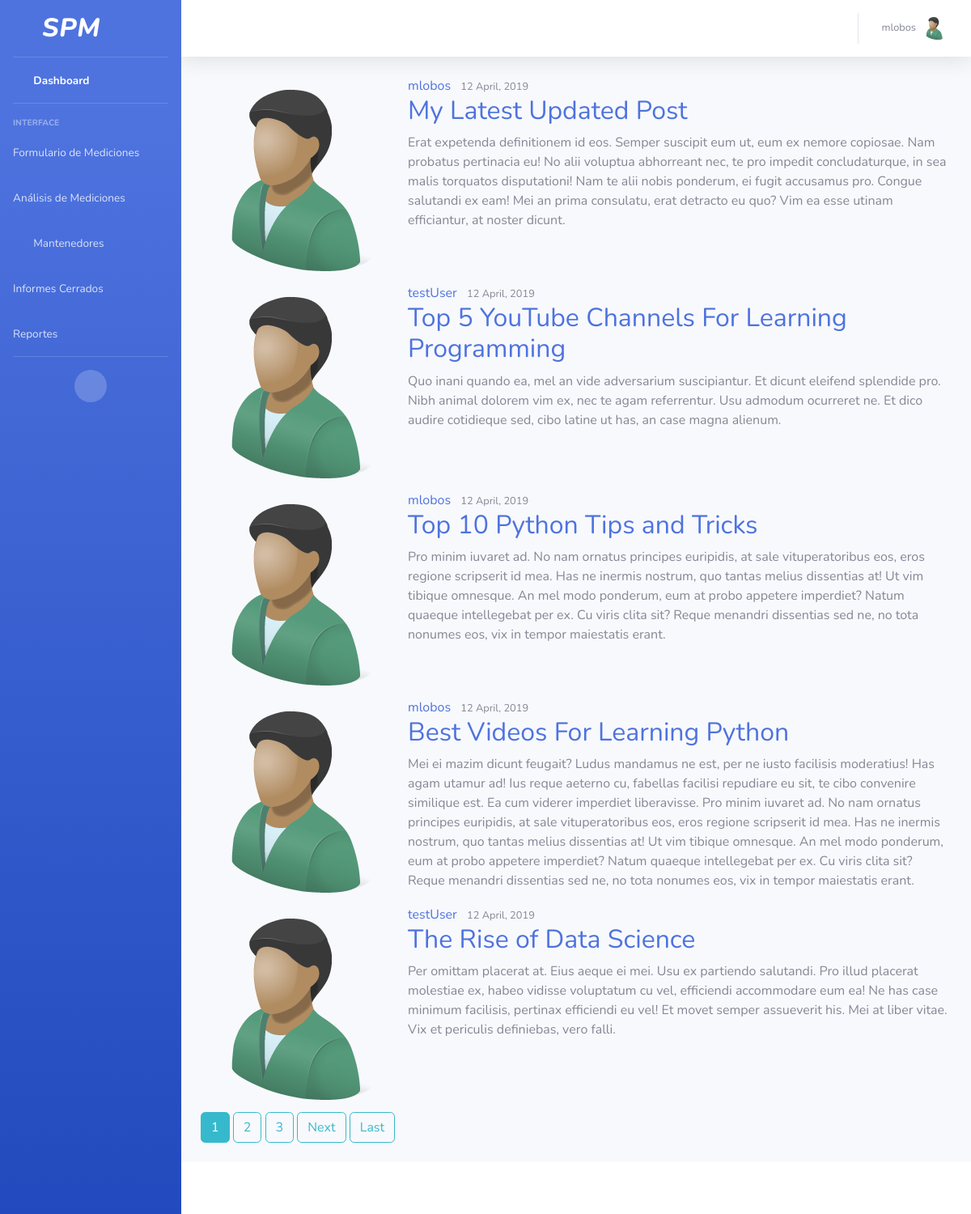
The app's page / (signed in) with its own data.
### users/models.py (models this page shows, shortened)
class Profile(models.Model):
	user = models.OneToOneField(User, on_delete=models.CASCADE)
	image = models.ImageField(default='default.jpg', upload_to='profile_pics')

### blog/models.py (models this page shows, shortened)
class Post(models.Model):
	title = models.CharField(max_length=100)
	content = models.TextField()
	date_posted = models.DateTimeField(default=timezone.now)
	author = models.ForeignKey(User, on_delete=models.CASCADE)

### blog/views.py (the view)
# urls.py: path('', PostListView.as_view(), name='blog-home'),
class PostListView(LoginRequiredMixin, ListView):
	 model = Post
	 template_name = 'blog/home.html'
	 context_object_name = 'posts'
	 ordering = ['-date_posted']
	 paginate_by = 5

### blog/templates/blog/home.html (shortened to what this page needs)
{% extends "blog/base.html" %}
{% block content %}
	{% for post in posts %}
		<article class="media content-section">
			<img class="rounded-circle article-img" src="{{ post.author.profile.image.url }}">
		  <div class="media-body">
		    <div class="article-metadata">
		      <a class="mr-2" href="{% url 'user-posts' post.author.username %}">{{ post.author }}</a>
		      <small class="text-muted">{{ post.date_posted|date:"d F, Y" }}</small>
		    </div>
		    <h2><a class="article-title" href="{% url 'post-detail' post.id %}">{{ post.title }}</a></h2>
		    <p class="article-content">{{ post.content }}</p>
		  </div>
		</article>
	{% endfor %}
	{% if is_paginated %}
		{% for num in page_obj.paginator.page_range %}
			{% if page_obj.number == num %}
				<a class="btn btn-info mb-4" href="?page={{ nun }}">{{ num }}</a>
			{% elif num > page_obj.number|add:'-3' and num < page_obj.number|add:'3' %}
				<a class="btn btn-outline-info mb-4" href="?page={{ num }}">{{ num }}</a>
			{% endif %}
		{% endfor %}
		{% if page_obj.has_next %}
			<a class="btn btn-outline-info mb-4" href="?page={{ page_obj.next_page_number }}">Next</a>
			<a class="btn btn-outline-info mb-4" href="?page={{ page_obj.paginator.num_pages }}">Last</a>
		{% endif%}
	{% endif %}
{% endblock content %}

### blog/templates/blog/base.html (shortened to what this page needs)
{% load static %}
<!DOCTYPE html>
<html lang="en">
<head>
  <link href="{% static 'vendor/fontawesome-free/css/all.min.css' %}" rel="stylesheet" type="text/css">
  <link href="{% static 'css/sb-admin-2.min.css' %}" rel="stylesheet">
  <link href="{% static 'vendor/datatables/dataTables.bootstrap4.min.css' %}" rel="stylesheet">
</head>
<body id="page-top">
  <div id="wrapper">
    <ul class="navbar-nav bg-gradient-primary sidebar sidebar-dark accordion" id="accordionSidebar">
      <a class="sidebar-brand d-flex align-items-center justify-content-center" href="{% url 'blog-home' %}">
        <div class="sidebar-brand-icon">
          <i>SPM</i>
        </div>
      </a>
      <hr class="sidebar-divider my-0">
      <li class="nav-item active">
        <a class="nav-link" href="{% url 'blog-home' %}">
          <i class="fas fa-fw fa-tachometer-alt"></i>
          <span>Dashboard</span></a>
      </li>
      <hr class="sidebar-divider">
      <div class="sidebar-heading">
        Interface
      </div>
      <li class="nav-item">
        <a class="nav-link" href="#" data-toggle="" data-target="#" aria-expanded="true" aria-controls="collapseUtilities">
          <span>Formulario de Mediciones</span>
        </a>
      </li>
      <li class="nav-item">
        <a class="nav-link" href="#" data-toggle="" data-target="#" aria-expanded="true" aria-controls="collapseUtilities">
          <span>Análisis de Mediciones</span>
        </a>
      </li>
       <li class="nav-item">
        <a class="nav-link collapsed" href="#" data-toggle="collapse" data-target="#collapseUtilities" aria-expanded="true" aria-controls="collapseUtilities">
          <i class="fas fa-fw fa-wrench"></i>
          <span>Mantenedores</span>
        </a>
      </li>
      <li class="nav-item">
        <a class="nav-link" href="#" data-toggle="" data-target="#" aria-expanded="true" aria-controls="collapseUtilities">
          <span>Informes Cerrados</span>
        </a>
      </li>
      <li class="nav-item">
        <a class="nav-link " href="{% url 'equipo_form' %}" data-toggle="" data-target="#" aria-expanded="true" aria-controls="collapseUtilities">
          <span>Reportes</span>
        </a>
      </li>
      <hr class="sidebar-divider d-none d-md-block">
      <div class="text-center d-none d-md-inline">
        <button class="rounded-circle border-0" id="sidebarToggle"></button>
      </div>
    </ul>
    <div id="content-wrapper" class="d-flex flex-column">
      <div id="content">
        <nav class="navbar navbar-expand navbar-light bg-white topbar mb-4 static-top shadow">
          <ul class="navbar-nav ml-auto">
            <li class="nav-item dropdown no-arrow">
              <a class="nav-link dropdown-toggle" href="#" id="userDropdown" role="button" data-toggle="dropdown" aria-haspopup="true" aria-expanded="false">
             {% if user.first_name == '' %}
                <span class="mr-2 d-none d-lg-inline text-gray-600 small">{{ user.username }}</span>
             {% else %}
             	<span class="mr-2 d-none d-lg-inline text-gray-600 small">{{ user.first_name }}</span>
             {% endif %}
                <img class="img-profile rounded-circle" src="{{ user.profile.image.url }}">
              </a>
            </li>
          </ul>
        </nav>
        <div class="container-fluid">
         {% block content %}
	       {% endblock %}
        </div>
      </div>
      <footer class="sticky-footer bg-white">
      </footer>
    </div>
  </div>
</body>
</html>

### records on screen
Post: author.profile.image (placeholder picture), author "mlobos", date_posted "12 April, 2019", title "My Latest Updated Post", content "Erat expetenda definitionem id eos. Semper suscipit eum ut, eum ex nemore copiosae. Nam probatus pertinacia eu! No alii voluptua abhorreant nec, te pro impedit concludaturque, in sea malis torquatos disputationi! Nam te alii nobis ponderum, ei fugit accusamus pro. Congue salutandi ex eam! Mei an prima consulatu, erat detracto eu quo? Vim ea esse utinam efficiantur, at noster dicunt."
Post: author.profile.image (placeholder picture), author "testUser", date_posted "12 April, 2019", title "Top 5 YouTube Channels For Learning Programming", content "Quo inani quando ea, mel an vide adversarium suscipiantur. Et dicunt eleifend splendide pro. Nibh animal dolorem vim ex, nec te agam referrentur. Usu admodum ocurreret ne. Et dico audire cotidieque sed, cibo latine ut has, an case magna alienum."
Post: author.profile.image (placeholder picture), author "mlobos", date_posted "12 April, 2019", title "Top 10 Python Tips and Tricks", content "Pro minim iuvaret ad. No nam ornatus principes euripidis, at sale vituperatoribus eos, eros regione scripserit id mea. Has ne inermis nostrum, quo tantas melius dissentias at! Ut vim tibique omnesque. An mel modo ponderum, eum at probo appetere imperdiet? Natum quaeque intellegebat per ex. Cu viris clita sit? Reque menandri dissentias sed ne, no tota nonumes eos, vix in tempor maiestatis erant."
Post: author.profile.image (placeholder picture), author "mlobos", date_posted "12 April, 2019", title "Best Videos For Learning Python", content "Mei ei mazim dicunt feugait? Ludus mandamus ne est, per ne iusto facilisis moderatius! Has agam utamur ad! Ius reque aeterno cu, fabellas facilisi repudiare eu sit, te cibo convenire similique est. Ea cum viderer imperdiet liberavisse. Pro minim iuvaret ad. No nam ornatus principes euripidis, at sale vituperatoribus eos, eros regione scripserit id mea. Has ne inermis nostrum, quo tantas melius dissentias at! Ut vim tibique omnesque. An mel modo ponderum, eum at probo appetere imperdiet? Natum quaeque intellegebat per ex. Cu viris clita sit? Reque menandri dissentias sed ne, no tota nonumes eos, vix in tempor maiestatis erant."
Post: author.profile.image (placeholder picture), author "testUser", date_posted "12 April, 2019", title "The Rise of Data Science", content "Per omittam placerat at. Eius aeque ei mei. Usu ex partiendo salutandi. Pro illud placerat molestiae ex, habeo vidisse voluptatum cu vel, efficiendi accommodare eum ea! Ne has case minimum facilisis, pertinax efficiendi eu vel! Et movet semper assueverit his. Mei at liber vitae. Vix et periculis definiebas, vero falli."

### other values on screen
{{ user.username }} "mlobos"
{{ num }} "1"
{{ num }} "2" "3"
